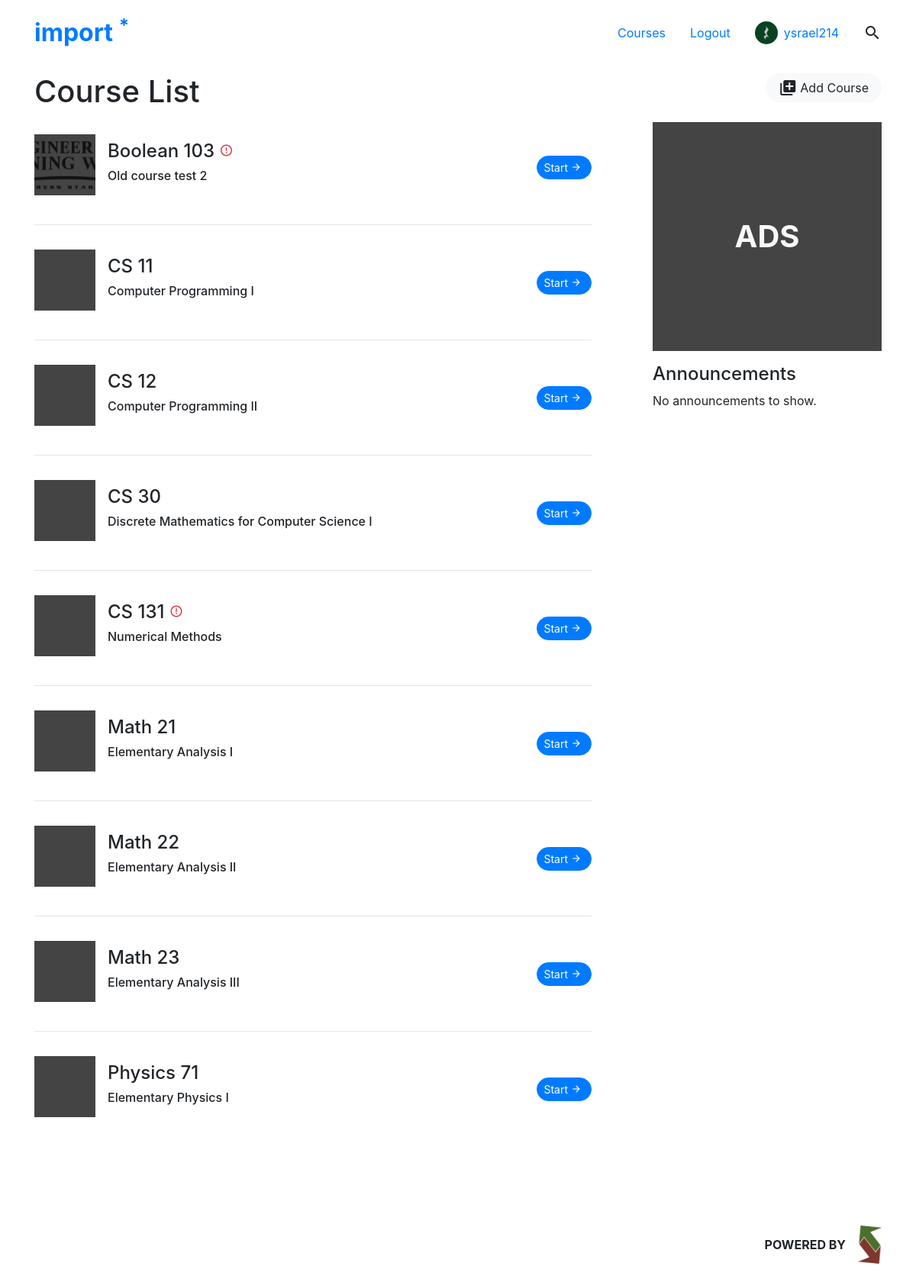
/course/ (signed in), run on an earlier commit of the app's database.
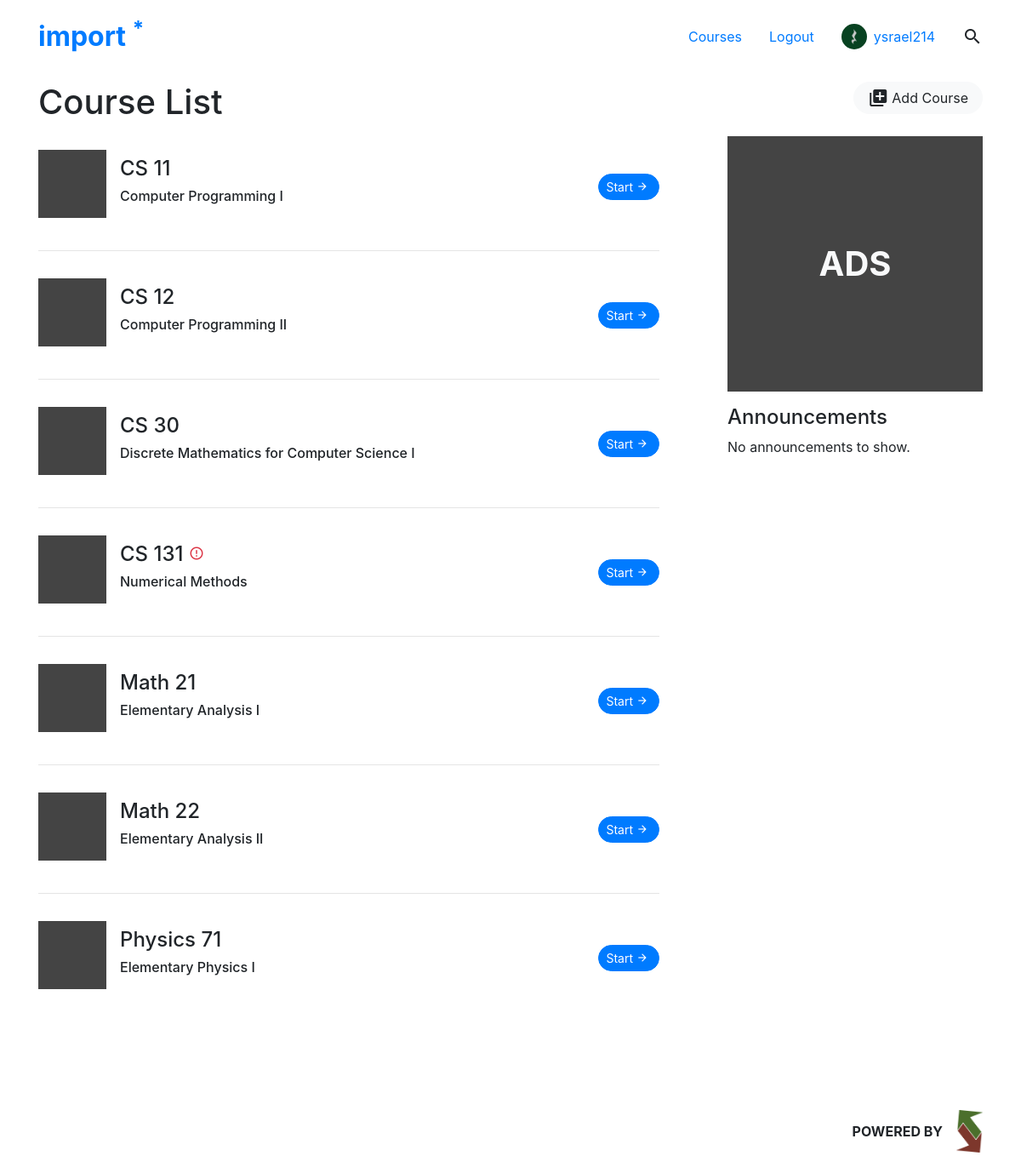
And on a later commit of the database.
### reviewer/models.py (models this page shows, shortened)
class Course(models.Model):
	name = models.CharField("Course Name", max_length=20)
	code = models.CharField("Course Code", max_length=10)
	number = models.CharField("Course Number", max_length=10)
	number_len = models.PositiveSmallIntegerField(default=1)
	title = models.CharField("Course Title", max_length=50)
	description = models.TextField("Course Description", blank=True)
	old_curr = models.BooleanField("Pre-2018 Curriculum Exclusive?", default=False)
	visible = models.BooleanField("Visible?", default=True)
	prereqs = models.ManyToManyField('self', blank=True, default=None, symmetrical=False, related_name="preq")
	coreqs = models.ManyToManyField('self', blank=True, default=None,symmetrical=False , related_name="creq")
	lastupdated = models.DateTimeField("Last Updated", default=timezone.now)
	image = models.ImageField(verbose_name="Cover Photo", null=True, blank=True, upload_to=course_uploadto)

### reviewer/views.py (the view)
# urls.py: path('course/', views.courselist, name="courselist"),
def courselist(request):
	courselist = Course.objects.filter(visible=True).order_by('code', 'number_len', 'number')
	context = {'courselist': courselist, 'course_count': len(courselist)}
	return render(request, 'reviewer/courses/course-list.html', context)

### reviewer/templates/reviewer/courses/course-list.html (shortened to what this page needs)
{% extends 'reviewer/base.html' %}
{% block content %}
	<div class="container py-5 d-flex">
		<div class="w-100 py-5">
			<div class="d-flex justify-content-between">
				<h1 class="mb-3">Course List</h1>
				{% if user.is_superuser %}
				<div class="d-inline-block">
					<a class="ajax-button" href="{% url 'admin_course' 'add' %}" data-toggle="modal" data-target="#importModal">
						<button type="button" class="btn btn-light px-3 d-flex" >
							<div class="my-auto d-flex">
								<i class="material-icons">
								</i>
								<span class="my-auto ml-1 d-none d-md-block">
								Add Course</span>
							</div>
						</button>
					</a>
				</div>
				{% endif %}
			</div>
			<div class="row">
				<div class="col-lg-8 course-list">
					{% if course_count == 0 %}
						<p>No courses available</p>
					{% else %}
						{% for course in courselist %}
							{% if forloop.counter != 1 %}
								<hr>
							{%endif%}
							<div class="py-3 d-flex justify-content-between" id="course-{{course.id}}">
								<div class="my-auto">
									<div class="d-inline-flex">
										<div class="my-auto mr-3 course-thumb" style="{% if course.image %}background-image: url('{{course.image.url}}'); {%endif%}">
										</div>
										<div class="my-auto mx-auto">
											<h4>
												{{course.name}}
												{% if course.old_curr == True %}
													<i class="material-icons material-icon-sm text-danger">error_outline</i>
												{% endif %}
											</h4>
											<h6>{{course.title}}</h6>
										</div>
									</div>
								</div>
								<a class="my-auto" href="{% url 'courselist' %}{{course.code | lower}}/{{course.number}}">
									<button class="btn btn-primary btn-sm d-flex justify-content-center">
											<span class="my-auto d-none d-md-block">Start</span><i class="material-icons my-auto mx-1" style="font-size: 1em">arrow_forward</i>
									</button>
								</a>
							</div>
						{% endfor %}
					{% endif %}
				</div>
				<div class="col-lg-4 d-flex">
					<div class="mx-auto mr-lg-0">
						<div class="d-flex mb-3 ad-box">
							<span class="m-auto text-light h1 font-weight-bold">ADS</span>
						</div>
						<div class="d-none d-lg-block">
							<h4>Announcements</h4>
							<p>No announcements to show.</p>
						</div>
					</div>
				</div>
			</div>
		</div>
	</div>
{% endblock %}

What changed in the data, as far as the page shows it:
removed Course: image (picture), name "Boolean 103", old_curr True (drawn), title "Old course test 2"
removed Course: name "Math 23", title "Elementary Analysis III"
